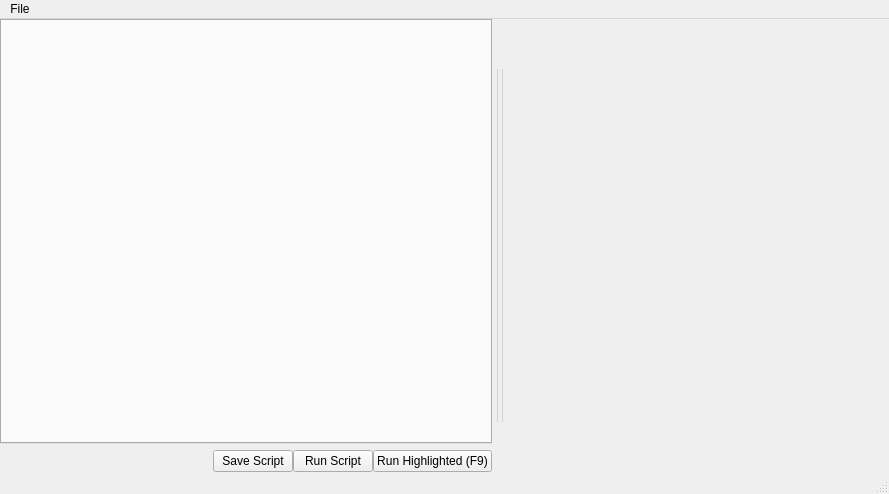
<?xml version="1.0" encoding="UTF-8"?>
<ui version="4.0">
 <class>MainWindow</class>
 <widget class="QMainWindow" name="MainWindow">
  <property name="geometry">
   <rect>
    <x>0</x>
    <y>0</y>
    <width>889</width>
    <height>494</height>
   </rect>
  </property>
  <property name="windowTitle">
   <string>MainWindow</string>
  </property>
  <widget class="QWidget" name="centralwidget">
   <layout class="QGridLayout" name="gridLayout">
    <property name="leftMargin">
     <number>0</number>
    </property>
    <property name="topMargin">
     <number>0</number>
    </property>
    <property name="rightMargin">
     <number>0</number>
    </property>
    <property name="bottomMargin">
     <number>0</number>
    </property>
    <property name="spacing">
     <number>0</number>
    </property>
    <item row="0" column="0">
     <widget class="QSplitter" name="splitter">
      <property name="styleSheet">
       <string notr="true">QSplitter::handle { border-left: 1px solid lightgray; border-right: 1px solid lightgray; margin: 50px 0px 50px 5px; }</string>
      </property>
      <property name="handleWidth">
       <number>4</number>
      </property>
      <property name="childrenCollapsible">
       <bool>false</bool>
      </property>
      <widget class="QWidget" name="verticalLayoutWidget">
       <layout class="QVBoxLayout" name="verticalLayout">
        <property name="spacing">
         <number>6</number>
        </property>
        <item>
         <widget class="QTabWidget" name="scriptTabs">
          <property name="minimumSize">
           <size>
            <width>250</width>
            <height>0</height>
           </size>
          </property>
          <property name="tabShape">
           <enum>QTabWidget::Triangular</enum>
          </property>
          <property name="currentIndex">
           <number>-1</number>
          </property>
          <property name="documentMode">
           <bool>false</bool>
          </property>
          <property name="tabsClosable">
           <bool>true</bool>
          </property>
          <property name="movable">
           <bool>true</bool>
          </property>
         </widget>
        </item>
        <item>
         <layout class="QHBoxLayout" name="horizontalLayout">
          <property name="spacing">
           <number>0</number>
          </property>
          <item>
           <spacer name="horizontalSpacer">
            <property name="orientation">
             <enum>Qt::Horizontal</enum>
            </property>
            <property name="sizeHint" stdset="0">
             <size>
              <width>40</width>
              <height>20</height>
             </size>
            </property>
           </spacer>
          </item>
          <item>
           <widget class="QPushButton" name="saveButton">
            <property name="text">
             <string>Save Script</string>
            </property>
           </widget>
          </item>
          <item>
           <widget class="QPushButton" name="runButton">
            <property name="text">
             <string>Run Script</string>
            </property>
           </widget>
          </item>
          <item>
           <widget class="QPushButton" name="runSelectedButton">
            <property name="text">
             <string>Run Highlighted (F9)</string>
            </property>
           </widget>
          </item>
         </layout>
        </item>
       </layout>
      </widget>
      <widget class="QWidget" name="terminalWidget" native="true">
       <property name="minimumSize">
        <size>
         <width>250</width>
         <height>0</height>
        </size>
       </property>
      </widget>
     </widget>
    </item>
   </layout>
  </widget>
  <widget class="QMenuBar" name="menubar">
   <property name="geometry">
    <rect>
     <x>0</x>
     <y>0</y>
     <width>889</width>
     <height>21</height>
    </rect>
   </property>
   <widget class="QMenu" name="menuFile">
    <property name="title">
     <string>File</string>
    </property>
    <widget class="QMenu" name="menuLoad_Script">
     <property name="title">
      <string>Open Script</string>
     </property>
     <addaction name="actionFrom_File"/>
     <addaction name="actionFrom_Window"/>
    </widget>
    <widget class="QMenu" name="menuRecentScripts">
     <property name="title">
      <string>Recent Scripts</string>
     </property>
     <addaction name="actionNo_Recent_Scripts"/>
    </widget>
    <addaction name="actionNew_Script"/>
    <addaction name="menuRecentScripts"/>
    <addaction name="menuLoad_Script"/>
    <addaction name="actionSave_Script"/>
    <addaction name="actionChangeFontSize"/>
   </widget>
   <addaction name="menuFile"/>
  </widget>
  <widget class="QStatusBar" name="statusbar"/>
  <action name="actionNew_Script">
   <property name="text">
    <string>New Script</string>
   </property>
  </action>
  <action name="actionSave_Script">
   <property name="text">
    <string>Save Script</string>
   </property>
  </action>
  <action name="actionFrom_Window">
   <property name="text">
    <string>from window</string>
   </property>
  </action>
  <action name="actionFrom_File">
   <property name="text">
    <string>from file</string>
   </property>
  </action>
  <action name="actionNo_Recent_Scripts">
   <property name="enabled">
    <bool>false</bool>
   </property>
   <property name="text">
    <string>No Recent Scripts</string>
   </property>
  </action>
  <action name="actionChangeFontSize">
   <property name="text">
    <string>Change Font Size</string>
   </property>
  </action>
 </widget>
 <resources/>
 <connections/>
</ui>
